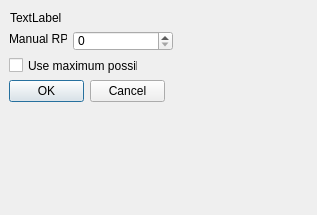
<?xml version="1.0" encoding="UTF-8"?>
<ui version="4.0">
 <class>gui_setManualRpm</class>
 <widget class="QDialog" name="gui_setManualRpm">
  <property name="geometry">
   <rect>
    <x>0</x>
    <y>0</y>
    <width>317</width>
    <height>215</height>
   </rect>
  </property>
  <property name="windowTitle">
   <string>Set Manual RPM</string>
  </property>
  <property name="windowIcon">
   <iconset resource="gui_resources.qrc">
    <normaloff>:/Images/icons/32x32/phoebetria.png</normaloff>:/Images/icons/32x32/phoebetria.png</iconset>
  </property>
  <widget class="QDialogButtonBox" name="buttonBox">
   <property name="geometry">
    <rect>
     <x>9</x>
     <y>80</y>
     <width>156</width>
     <height>23</height>
    </rect>
   </property>
   <property name="orientation">
    <enum>Qt::Horizontal</enum>
   </property>
   <property name="standardButtons">
    <set>QDialogButtonBox::Cancel|QDialogButtonBox::Ok</set>
   </property>
  </widget>
  <widget class="QSpinBox" name="ctrl_manualRpm">
   <property name="geometry">
    <rect>
     <x>73</x>
     <y>31</y>
     <width>100</width>
     <height>20</height>
    </rect>
   </property>
   <property name="sizePolicy">
    <sizepolicy hsizetype="MinimumExpanding" vsizetype="Fixed">
     <horstretch>0</horstretch>
     <verstretch>0</verstretch>
    </sizepolicy>
   </property>
   <property name="minimumSize">
    <size>
     <width>100</width>
     <height>0</height>
    </size>
   </property>
   <property name="maximum">
    <number>65535</number>
   </property>
   <property name="singleStep">
    <number>100</number>
   </property>
  </widget>
  <widget class="QLabel" name="label">
   <property name="geometry">
    <rect>
     <x>9</x>
     <y>31</y>
     <width>58</width>
     <height>16</height>
    </rect>
   </property>
   <property name="text">
    <string>Manual RPM</string>
   </property>
  </widget>
  <widget class="QCheckBox" name="ctrl_useMaxRpm">
   <property name="geometry">
    <rect>
     <x>9</x>
     <y>57</y>
     <width>129</width>
     <height>17</height>
    </rect>
   </property>
   <property name="text">
    <string>Use maximum possible</string>
   </property>
  </widget>
  <widget class="QLabel" name="ctrl_title">
   <property name="geometry">
    <rect>
     <x>10</x>
     <y>10</y>
     <width>291</width>
     <height>16</height>
    </rect>
   </property>
   <property name="text">
    <string>TextLabel</string>
   </property>
  </widget>
 </widget>
 <resources>
  <include location="gui_resources.qrc"/>
 </resources>
 <connections>
  <connection>
   <sender>buttonBox</sender>
   <signal>accepted()</signal>
   <receiver>gui_setManualRpm</receiver>
   <slot>accept()</slot>
   <hints>
    <hint type="sourcelabel">
     <x>248</x>
     <y>254</y>
    </hint>
    <hint type="destinationlabel">
     <x>157</x>
     <y>274</y>
    </hint>
   </hints>
  </connection>
  <connection>
   <sender>buttonBox</sender>
   <signal>rejected()</signal>
   <receiver>gui_setManualRpm</receiver>
   <slot>reject()</slot>
   <hints>
    <hint type="sourcelabel">
     <x>316</x>
     <y>260</y>
    </hint>
    <hint type="destinationlabel">
     <x>286</x>
     <y>274</y>
    </hint>
   </hints>
  </connection>
 </connections>
</ui>
